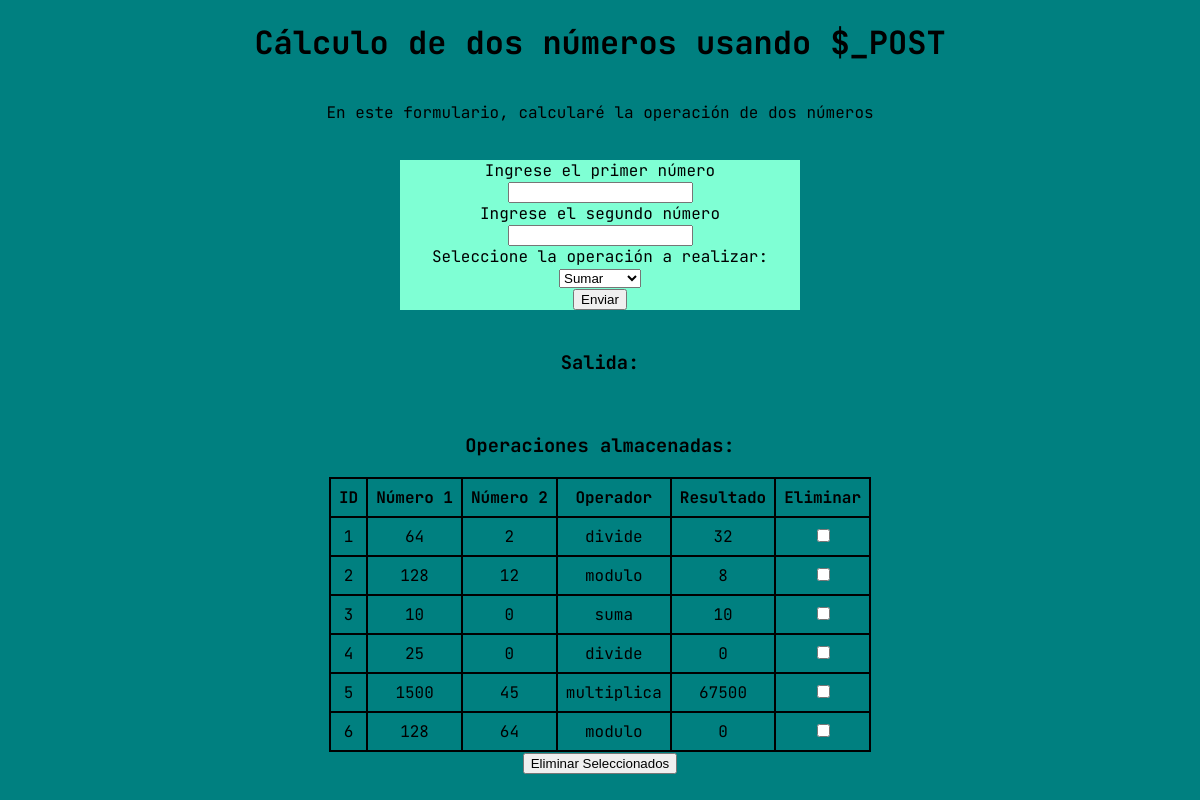
/, run on an earlier commit of the app's database.
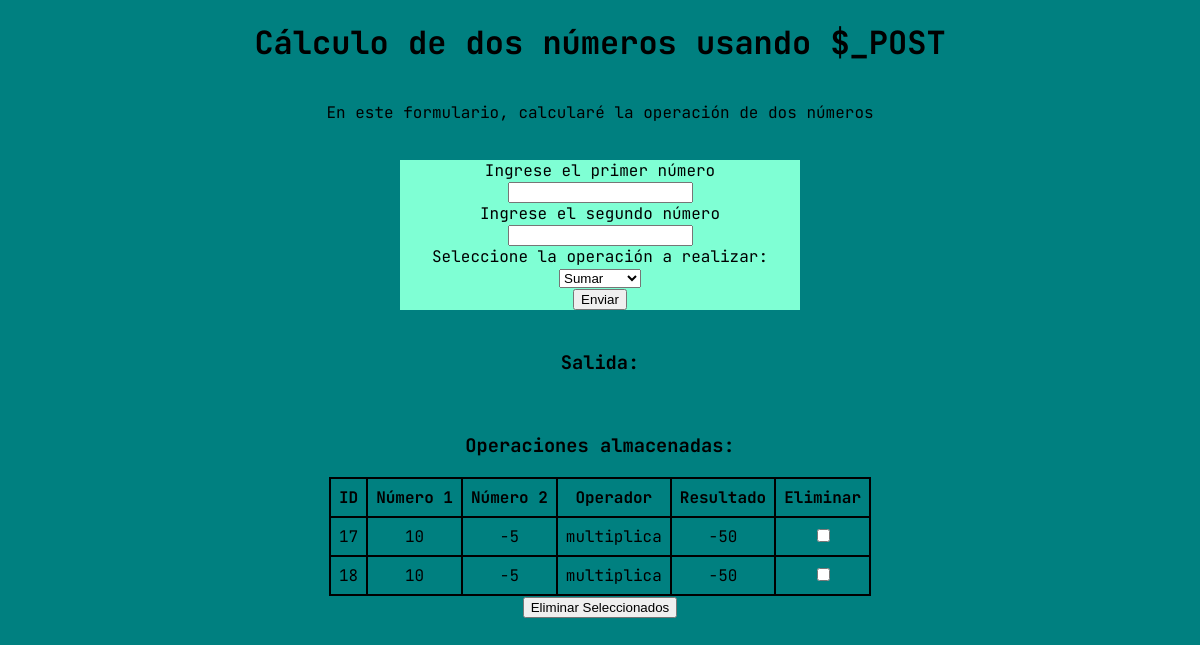
And on a later commit of the database.
### tables this page shows
CREATE TABLE operaciones (
            id INTEGER PRIMARY KEY AUTOINCREMENT,
            num1 INTEGER,
            num2 INTEGER,
            operador TEXT,
            resultado INTEGER
          );

### mostrar_resultados.php (the view, shortened to what this page needs)
<?php
function mostrar_resultados() {
  $db = new SQLite3('operaciones.db');
  $query = "SELECT * FROM operaciones";
  $result = $db->query($query);
  if ($result->numColumns() > 0) {
    echo "<h3>Operaciones almacenadas:</h3>";
    echo "<form method='post'>";
    echo "<table>";
    echo "<tr>
								<th>ID</th>
								<th>Número 1</th>
								<th>Número 2</th>
								<th>Operador</th>
								<th>Resultado</th>
								<th>Eliminar</th>
							</tr>";
    while ($row = $result->fetchArray(SQLITE3_ASSOC)) {
      echo "<tr>";
      echo "<td>{$row['id']}</td>";
      echo "<td>{$row['num1']}</td>";
      echo "<td>{$row['num2']}</td>";
      echo "<td>{$row['operador']}</td>";
      echo "<td>{$row['resultado']}</td>";
      echo "<td><input type='checkbox' name='eliminar[]' value='{$row['id']}'></td>";
      echo "</tr>";
    }
    echo "</table>";
    echo "<button type='submit'>Eliminar Seleccionados</button>";
    echo "</form>";
  }
}
?>

What changed in the data, as far as the page shows it:
removed operaciones: id "1", num1 "64", num2 "2", operador "divide", resultado "32"
removed operaciones: id "2", num1 "128", num2 "12", operador "modulo", resultado "8"
removed operaciones: id "3", num1 "10", num2 "0", operador "suma", resultado "10"
removed operaciones: id "4", num1 "25", num2 "0", operador "divide", resultado "0"
removed operaciones: id "5", num1 "1500", num2 "45", operador "multiplica", resultado "67500"
removed operaciones: id "6", num1 "128", num2 "64", operador "modulo", resultado "0"
added operaciones: id "17", num1 "10", num2 "-5", operador "multiplica", resultado "-50"
added operaciones: id "18", num1 "10", num2 "-5", operador "multiplica", resultado "-50"
